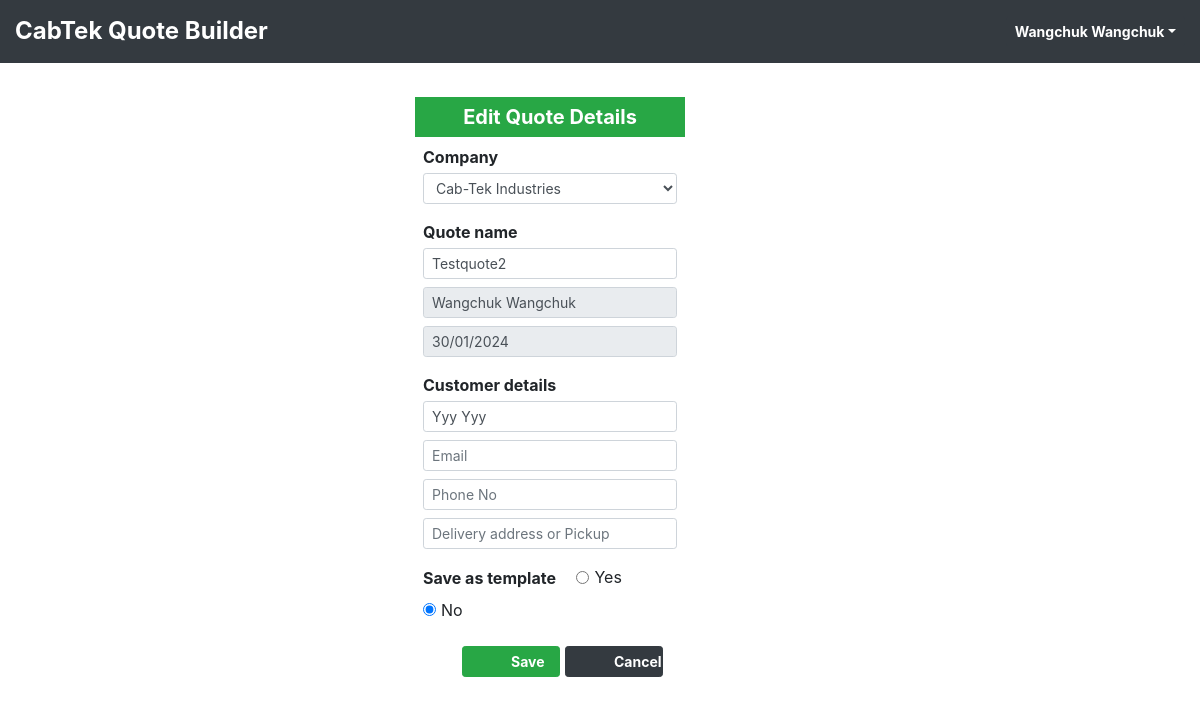
The app's page /edit_quote/289 (signed in) with its own data.
### tables this page shows
CREATE TABLE user_table (
            user_id Integer PRIMARY KEY AUTOINCREMENT,
            user_name TEXT NOT NULL UNIQUE,
            full_name TEXT NOT NULL,
            email_id TEXT NOT NULL,
            user_password TEXT NOT NULL,
            mobile_no TEXT,
            phone_no TEXT,
            user_type_id Integer
            
        );

CREATE TABLE quotes_table (
            quote_id INTEGER PRIMARY KEY AUTOINCREMENT,
            quote_name TEXT NOT NULL UNIQUE,
            user_id INTEGER NOT NULL,
            date_quote_created TEXT,
            customer_name TEXT,
            customer_email TEXT,
            customer_phone_no TEXT,
            delivery_info TEXT,
            quote_name_lower_case TEXT,
            time_stamp INTEGER,
            rev_date TEXT,
            is_template TEXT,
            quote_status_id INTEGER
        , revision_dates TEXT, joinery_supply_type TEXT, is_diy Text, company_id Integer);

### app.py (the view, shortened to what this page needs)
@app.route('/edit_quote/<quote_id>', methods=['POST', 'GET'])
def edit_quote(quote_id):
    try:
        if 'user_info' in session:
            all_company_info = company_info_manager.get_all_company_info()
            if request.method == "GET":
                quote_info = quote_builder_db.get_quote_info_by_quote_id(quote_id)
                user_id = quote_info['user_id']
                quoted_by = quote_builder_db.get_user_info_by_id(user_id)['full_name']
                quote_info['quoted_by'] = quoted_by
                return render_template('edit_quote.html', quote_info = quote_info , all_company_info=all_company_info)
        else:
            return render_template('login_error.html')
    except Exception as ex:
        print(f'Error:"{ex}" [In function {inspect.stack()[0][3]}]')

### company_info_manager.py (called while the page is built)
def get_all_company_info():
    try:
        return COMPANY_INFO
    except:
        return []

### quote_builder_db_manager.py (called while the page is built)
def create_db_connection():
    QUOTING_DB_PATH = file_folder_paths.TEST_QUOTING_DB_PATH    # For Testing
    connection = sqlite3.connect(QUOTING_DB_PATH)
    connection.row_factory = sqlite3.Row
    return connection

def get_user_info_by_id(user_id):
    user_info = {}
    try:
        user_id = int(user_id)
        sql = f' SELECT * FROM user_table WHERE user_id = ? '
        connection = create_db_connection()
        cursor = connection.cursor()
        cursor.execute(sql, [user_id])
        row = cursor.fetchone()
        cursor.close()
        connection.close()
        if row != None:
            user_info = {key: row[key] for key in row.keys()}
        return user_info
    except Exception as ex:
        print(f'Error:"{ex}" [In function {inspect.stack()[0][3]}]')
        return user_info

def get_quote_info_by_quote_id(quote_id):
    quote_info = {}
    try:
        quote_id = int(quote_id)
        sql = f' SELECT * FROM quotes_table WHERE quote_id = ? '
        connection = create_db_connection()
        cursor = connection.cursor()
        cursor.execute(sql, [quote_id])
        row = cursor.fetchone()
        cursor.close()
        connection.close()
        if row != None:
            quote_info = {key: row[key] for key in row.keys()}
        return quote_info
    except Exception as ex:
        print(f'Error:"{ex}" [In function {inspect.stack()[0][3]}]')
        return quote_info

### templates/edit_quote.html (shortened to what this page needs)
{% include "header.html" %}
<div class="main-div">
    {% if 'user_info' in session %}
    <div class="row ">
        <div class="col-md-3 offset-4">
            <h5 class="bold text-center bg-success text-white p-2 mt-4">Edit Quote Details</h5>
            <form method="POST" action="{{ url_for('edit_quote', quote_id = (quote_info['quote_id'] if quote_info else new_quote_info['quote_id'] ) ) }}" class="m-2">
                <div class="mb-2">
                    <div class="form-group">
                        <label for="company_id" class="bold mb-1">Company</label>
                        <select class="form-control form-control-sm" name="company_id" required>
                            {% for row in all_company_info %}
                            {% if (new_quote_info and new_quote_info['company_id'] == row['id']) or (quote_info and quote_info['company_id'] == row['id']) %}
                            <option value="{{ row['id'] }}" selected> {{ row['company_name'] }} </option>
                            {% else %}
                            <option value="{{ row['id'] }}"> {{ row['company_name'] }} </option>
                            {% endif %}
                            {% endfor %}
                        </select>
                    </div>
                </div>
                <div class="mb-2">
                    <label for="quote_name" class="bold mb-1">Quote name</label>
                    <div class="form-group mb-2">
                        <input type="text" class="form-control form-control-sm " name="quote_name" id="quote_name_inp" autocomplete="off" placeholder="Type a quote name" value="{{ quote_info['quote_name'] if quote_info }}" required autofocus>
                    </div>
                    <div class="form-group mb-2">
                        <input type="text" class="form-control form-control-sm" name="quoted_by" autocomplete="off" placeholder="Quoted By" value="{{ quote_info['quoted_by'] if quote_info else new_quote_info['quoted_by'] }}" readonly required>
                    </div>
                    <div class="form-group ">
                        <input type="text" class="form-control form-control-sm" name="date_quote_created" autocomplete="off" placeholder="Date" value="{{ quote_info['date_quote_created'] if quote_info else new_quote_info['date_quote_created'] }}" readonly required>
                    </div>
                </div>
                <div class="mb-2">
                    <label for="customer_name" class="bold mb-1">Customer details</label>
                    <div class="form-group mb-2">
                        <input type="text" class="form-control form-control-sm" name="customer_name" autocomplete="off" value="{{ quote_info['customer_name'] if quote_info else new_quote_info['customer_name']}}" placeholder="Name">
                    </div>
                    <div class="form-group mb-2">
                        <input type="text" class="form-control form-control-sm" name="customer_email" autocomplete="off" value="{{ quote_info['customer_email'] if quote_info else new_quote_info['customer_email']}}" placeholder="Email">
                    </div>
                    <div class="form-group mb-2">
                        <input type="text" class="form-control form-control-sm" name="customer_phone_no" autocomplete="off" value="{{ quote_info['customer_phone_no'] if quote_info else new_quote_info['customer_phone_no']}}" placeholder="Phone No">
                    </div>
                    <div class="form-group">
                        <input type="text" class="form-control form-control-sm" name="delivery_info" autocomplete="off" value="{{ quote_info['delivery_info'] if quote_info else new_quote_info['delivery_info'] }}" placeholder="Delivery address or Pickup">
                    </div>
                </div>
                <div>
                    <label for="is_template" class="bold mr-3">Save as template</label>
                    {% if (quote_info and quote_info['is_template'] == 'yes') or (new_quote_info and new_quote_info['is_template'] == 'yes') %}
                    <div class="form-check form-check-inline">
                        <input class="form-check-input" type="radio" name="is_template" id="is_template_yes" value="yes" checked>
                        <label class="form-check-label" for="is_template_yes">Yes</label>
                    </div>
                    <div class="form-check form-check-inline">
                        <input class="form-check-input" type="radio" name="is_template" id="is_template_no" value="no">
                        <label class="form-check-label" for="is_template_no">No</label>
                    </div>
                    {% else %}
                    <div class="form-check form-check-inline">
                        <input class="form-check-input" type="radio" name="is_template" id="is_template_yes" value="yes">
                        <label class="form-check-label" for="is_template_yes">Yes</label>
                    </div>
                    <div class="form-check form-check-inline">
                        <input class="form-check-input" type="radio" name="is_template" id="is_template_no" value="no" checked>
                        <label class="form-check-label" for="is_template_no">No</label>
                    </div>
                    {% endif %}
                </div>
                <div class="row m-4">
                    <div class="col-md-6">
                        <button type="submit" class="btn btn-sm btn-success pl-5 pr-5 bold full-width">Save</button>
                    </div>
                    <div class="col-md-6">
                        <a href="{{ url_for('index') }}" type="button" class="btn btn-sm btn-dark pl-5 pr-5 bold full-width">Cancel</a>
                    </div>
                </div>
            </form>
        </div>
    </div>
    {% else %}
    <center>
        <p class=" text-red">Ooopss.. Seems like you are logged out..</p>
        <a href="{{url_for('login')}}"> Click here to login again </a>
    </center>
    {% endif %}
</div>
{% include "footer.html" %}

### templates/header.html (shortened to what this page needs)
<html lang="en">
{% set active_page = page_name %}
<head>
    <link href="{{ url_for('static', filename='vendor/bootstrap4/css/bootstrap.min.css') }}" rel="stylesheet">
    <link href="{{ url_for('static', filename='mycss/styles.css')}}" rel="stylesheet">
    <link href="{{ url_for('static', filename='mycss/view_quote_style.css')}}" rel="stylesheet">
    <link rel="stylesheet" type="text/css" href="{{ url_for('static', filename='mycss/disble_printing.css')}}" media="print" />
</head>
<body>
    <nav class="navbar navbar-expand-lg bg-dark sticky-top p-0">
        <div class="container-fluid  m-0 pt-3 pb-3">
            <div class="nav navbar-nav">
                <p class="nav-link text-white bold h4 p-0  m-0 mr-5">CabTek Quote Builder</p>
            </div>
            <div class="dropdown nav navbar-nav navbar-right   p-0">
                {% if 'user_info' in session %}
                <button class="btn btn-sm btn-dark dropdown-toggle bold" type="button" id="dropdownMenuUser" data-toggle="dropdown" aria-haspopup="true" aria-expanded="false">{{ session['user_info']['full_name'] }}</button>
                {% endif %}
            </div>
        </div>
    </nav>

### static/mycss/styles.css (style rules this page uses)
.main-div { margin: 10px 15px 10px 15px; }
.full-width { display: block; width: 100%; }
.bold { font-weight: bold; }
.text-white { color: white; }

### records on screen
user_table: user_info.full_name "Wangchuk Wangchuk", quoted_by "Wangchuk Wangchuk"
quotes_table: quote_name "Testquote2", date_quote_created "30/01/2024", customer_name "Yyy Yyy"

### other values on screen
form field company_id "Cab-Tek Industries"
